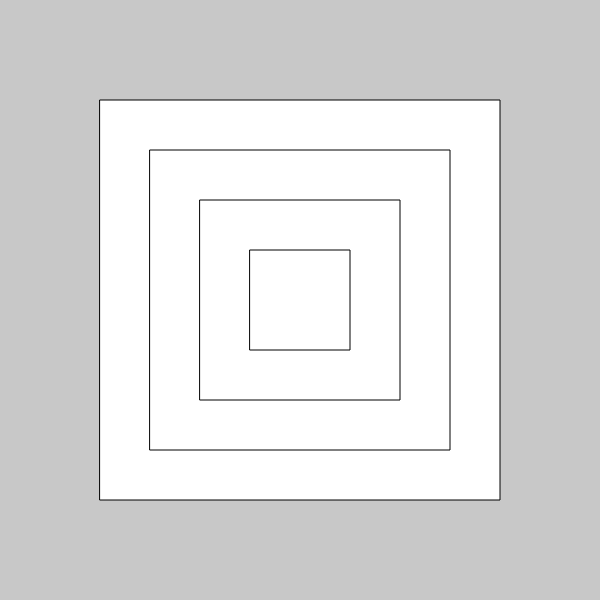
Frame 1 (no input)
Frame 60 (no input): identical to frame 1, image omitted
Frame 120 (the mouse pressed at the canvas centre since frame 60): identical to frame 1, image omitted

The p5.js sketch that drew this single still picture (run headless with seeded random() and noise() and a simulated clock; from frame 60 on, the mouse is pressed at the canvas centre):

// p5.js sketch
// ── sketch.js
function setup() {
  var width = 600, height = 600;
  createCanvas(width,height);
  background(200);
  
  var a = 100, b = 400;
  for(var v = 0;v < 4; a +=50,b-=100, v++)
    rect(a,a,b,b);
}

function draw() {
  // put drawing code here
}
